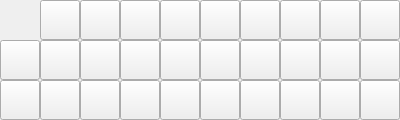
<?xml version="1.0" encoding="UTF-8"?>
<ui version="4.0">
 <class>faceForm</class>
 <widget class="QWidget" name="faceForm">
  <property name="geometry">
   <rect>
    <x>0</x>
    <y>0</y>
    <width>400</width>
    <height>120</height>
   </rect>
  </property>
  <property name="sizePolicy">
   <sizepolicy hsizetype="Preferred" vsizetype="Preferred">
    <horstretch>0</horstretch>
    <verstretch>0</verstretch>
   </sizepolicy>
  </property>
  <property name="windowTitle">
   <string>Form</string>
  </property>
  <layout class="QGridLayout" name="gridLayout">
   <property name="margin">
    <number>0</number>
   </property>
   <property name="spacing">
    <number>0</number>
   </property>
   <item row="0" column="0">
    <widget class="QPushButton" name="pushButton">
     <property name="sizePolicy">
      <sizepolicy hsizetype="Ignored" vsizetype="Ignored">
       <horstretch>0</horstretch>
       <verstretch>0</verstretch>
      </sizepolicy>
     </property>
     <property name="styleSheet">
      <string notr="true">
QPushButton#pushButton:hover{
border-width:1px;
border-style:solid;
	border-color: rgb(0, 170, 255);
}
QPushButton#pushButton{
	border-image: url(:/smail.png);
}</string>
     </property>
     <property name="text">
      <string/>
     </property>
     <property name="flat">
      <bool>true</bool>
     </property>
    </widget>
   </item>
   <item row="0" column="1">
    <widget class="QPushButton" name="pushButton_2">
     <property name="sizePolicy">
      <sizepolicy hsizetype="Ignored" vsizetype="Ignored">
       <horstretch>0</horstretch>
       <verstretch>0</verstretch>
      </sizepolicy>
     </property>
     <property name="styleSheet">
      <string notr="true">border-image: url(:/ali.gif);</string>
     </property>
     <property name="text">
      <string/>
     </property>
    </widget>
   </item>
   <item row="0" column="2">
    <widget class="QPushButton" name="pushButton_3">
     <property name="sizePolicy">
      <sizepolicy hsizetype="Ignored" vsizetype="Ignored">
       <horstretch>0</horstretch>
       <verstretch>0</verstretch>
      </sizepolicy>
     </property>
     <property name="styleSheet">
      <string notr="true">border-image: url(:/1.png);</string>
     </property>
     <property name="text">
      <string/>
     </property>
    </widget>
   </item>
   <item row="0" column="3">
    <widget class="QPushButton" name="pushButton_4">
     <property name="sizePolicy">
      <sizepolicy hsizetype="Ignored" vsizetype="Ignored">
       <horstretch>0</horstretch>
       <verstretch>0</verstretch>
      </sizepolicy>
     </property>
     <property name="styleSheet">
      <string notr="true">border-image: url(:/2.png);</string>
     </property>
     <property name="text">
      <string/>
     </property>
    </widget>
   </item>
   <item row="0" column="4">
    <widget class="QPushButton" name="pushButton_5">
     <property name="sizePolicy">
      <sizepolicy hsizetype="Ignored" vsizetype="Ignored">
       <horstretch>0</horstretch>
       <verstretch>0</verstretch>
      </sizepolicy>
     </property>
     <property name="styleSheet">
      <string notr="true">border-image: url(:/1.png);</string>
     </property>
     <property name="text">
      <string/>
     </property>
    </widget>
   </item>
   <item row="0" column="5">
    <widget class="QPushButton" name="pushButton_6">
     <property name="sizePolicy">
      <sizepolicy hsizetype="Ignored" vsizetype="Ignored">
       <horstretch>0</horstretch>
       <verstretch>0</verstretch>
      </sizepolicy>
     </property>
     <property name="styleSheet">
      <string notr="true">border-image: url(:/2.png);</string>
     </property>
     <property name="text">
      <string/>
     </property>
    </widget>
   </item>
   <item row="0" column="6">
    <widget class="QPushButton" name="pushButton_7">
     <property name="sizePolicy">
      <sizepolicy hsizetype="Ignored" vsizetype="Ignored">
       <horstretch>0</horstretch>
       <verstretch>0</verstretch>
      </sizepolicy>
     </property>
     <property name="styleSheet">
      <string notr="true">border-image: url(:/1.png);</string>
     </property>
     <property name="text">
      <string/>
     </property>
    </widget>
   </item>
   <item row="0" column="7">
    <widget class="QPushButton" name="pushButton_8">
     <property name="sizePolicy">
      <sizepolicy hsizetype="Ignored" vsizetype="Ignored">
       <horstretch>0</horstretch>
       <verstretch>0</verstretch>
      </sizepolicy>
     </property>
     <property name="styleSheet">
      <string notr="true">border-image: url(:/2.png);</string>
     </property>
     <property name="text">
      <string/>
     </property>
    </widget>
   </item>
   <item row="0" column="8">
    <widget class="QPushButton" name="pushButton_9">
     <property name="sizePolicy">
      <sizepolicy hsizetype="Ignored" vsizetype="Ignored">
       <horstretch>0</horstretch>
       <verstretch>0</verstretch>
      </sizepolicy>
     </property>
     <property name="styleSheet">
      <string notr="true">border-image: url(:/1.png);</string>
     </property>
     <property name="text">
      <string/>
     </property>
    </widget>
   </item>
   <item row="0" column="9">
    <widget class="QPushButton" name="pushButton_10">
     <property name="sizePolicy">
      <sizepolicy hsizetype="Ignored" vsizetype="Ignored">
       <horstretch>0</horstretch>
       <verstretch>0</verstretch>
      </sizepolicy>
     </property>
     <property name="styleSheet">
      <string notr="true">border-image: url(:/2.png);</string>
     </property>
     <property name="text">
      <string/>
     </property>
    </widget>
   </item>
   <item row="1" column="0">
    <widget class="QPushButton" name="pushButton_17">
     <property name="sizePolicy">
      <sizepolicy hsizetype="Ignored" vsizetype="Ignored">
       <horstretch>0</horstretch>
       <verstretch>0</verstretch>
      </sizepolicy>
     </property>
     <property name="styleSheet">
      <string notr="true">border-image: url(:/2.png);</string>
     </property>
     <property name="text">
      <string/>
     </property>
    </widget>
   </item>
   <item row="1" column="1">
    <widget class="QPushButton" name="pushButton_18">
     <property name="sizePolicy">
      <sizepolicy hsizetype="Ignored" vsizetype="Ignored">
       <horstretch>0</horstretch>
       <verstretch>0</verstretch>
      </sizepolicy>
     </property>
     <property name="styleSheet">
      <string notr="true">border-image: url(:/1.png);</string>
     </property>
     <property name="text">
      <string/>
     </property>
    </widget>
   </item>
   <item row="1" column="2">
    <widget class="QPushButton" name="pushButton_13">
     <property name="sizePolicy">
      <sizepolicy hsizetype="Ignored" vsizetype="Ignored">
       <horstretch>0</horstretch>
       <verstretch>0</verstretch>
      </sizepolicy>
     </property>
     <property name="styleSheet">
      <string notr="true">border-image: url(:/2.png);</string>
     </property>
     <property name="text">
      <string/>
     </property>
    </widget>
   </item>
   <item row="1" column="3">
    <widget class="QPushButton" name="pushButton_11">
     <property name="sizePolicy">
      <sizepolicy hsizetype="Ignored" vsizetype="Ignored">
       <horstretch>0</horstretch>
       <verstretch>0</verstretch>
      </sizepolicy>
     </property>
     <property name="styleSheet">
      <string notr="true">border-image: url(:/1.png);</string>
     </property>
     <property name="text">
      <string/>
     </property>
    </widget>
   </item>
   <item row="1" column="4">
    <widget class="QPushButton" name="pushButton_20">
     <property name="sizePolicy">
      <sizepolicy hsizetype="Ignored" vsizetype="Ignored">
       <horstretch>0</horstretch>
       <verstretch>0</verstretch>
      </sizepolicy>
     </property>
     <property name="styleSheet">
      <string notr="true">border-image: url(:/2.png);</string>
     </property>
     <property name="text">
      <string/>
     </property>
    </widget>
   </item>
   <item row="1" column="5">
    <widget class="QPushButton" name="pushButton_16">
     <property name="sizePolicy">
      <sizepolicy hsizetype="Ignored" vsizetype="Ignored">
       <horstretch>0</horstretch>
       <verstretch>0</verstretch>
      </sizepolicy>
     </property>
     <property name="styleSheet">
      <string notr="true">border-image: url(:/1.png);</string>
     </property>
     <property name="text">
      <string/>
     </property>
    </widget>
   </item>
   <item row="1" column="6">
    <widget class="QPushButton" name="pushButton_19">
     <property name="sizePolicy">
      <sizepolicy hsizetype="Ignored" vsizetype="Ignored">
       <horstretch>0</horstretch>
       <verstretch>0</verstretch>
      </sizepolicy>
     </property>
     <property name="styleSheet">
      <string notr="true">border-image: url(:/2.png);</string>
     </property>
     <property name="text">
      <string/>
     </property>
    </widget>
   </item>
   <item row="1" column="7">
    <widget class="QPushButton" name="pushButton_15">
     <property name="sizePolicy">
      <sizepolicy hsizetype="Ignored" vsizetype="Ignored">
       <horstretch>0</horstretch>
       <verstretch>0</verstretch>
      </sizepolicy>
     </property>
     <property name="styleSheet">
      <string notr="true">border-image: url(:/1.png);</string>
     </property>
     <property name="text">
      <string/>
     </property>
    </widget>
   </item>
   <item row="1" column="8">
    <widget class="QPushButton" name="pushButton_14">
     <property name="sizePolicy">
      <sizepolicy hsizetype="Ignored" vsizetype="Ignored">
       <horstretch>0</horstretch>
       <verstretch>0</verstretch>
      </sizepolicy>
     </property>
     <property name="styleSheet">
      <string notr="true">border-image: url(:/2.png);</string>
     </property>
     <property name="text">
      <string/>
     </property>
    </widget>
   </item>
   <item row="1" column="9">
    <widget class="QPushButton" name="pushButton_12">
     <property name="sizePolicy">
      <sizepolicy hsizetype="Ignored" vsizetype="Ignored">
       <horstretch>0</horstretch>
       <verstretch>0</verstretch>
      </sizepolicy>
     </property>
     <property name="styleSheet">
      <string notr="true">border-image: url(:/1.png);</string>
     </property>
     <property name="text">
      <string/>
     </property>
    </widget>
   </item>
   <item row="2" column="0">
    <widget class="QPushButton" name="pushButton_27">
     <property name="sizePolicy">
      <sizepolicy hsizetype="Ignored" vsizetype="Ignored">
       <horstretch>0</horstretch>
       <verstretch>0</verstretch>
      </sizepolicy>
     </property>
     <property name="styleSheet">
      <string notr="true">border-image: url(:/1.png);</string>
     </property>
     <property name="text">
      <string/>
     </property>
    </widget>
   </item>
   <item row="2" column="1">
    <widget class="QPushButton" name="pushButton_28">
     <property name="sizePolicy">
      <sizepolicy hsizetype="Ignored" vsizetype="Ignored">
       <horstretch>0</horstretch>
       <verstretch>0</verstretch>
      </sizepolicy>
     </property>
     <property name="styleSheet">
      <string notr="true">border-image: url(:/2.png);</string>
     </property>
     <property name="text">
      <string/>
     </property>
    </widget>
   </item>
   <item row="2" column="2">
    <widget class="QPushButton" name="pushButton_23">
     <property name="sizePolicy">
      <sizepolicy hsizetype="Ignored" vsizetype="Ignored">
       <horstretch>0</horstretch>
       <verstretch>0</verstretch>
      </sizepolicy>
     </property>
     <property name="styleSheet">
      <string notr="true">border-image: url(:/1.png);</string>
     </property>
     <property name="text">
      <string/>
     </property>
    </widget>
   </item>
   <item row="2" column="3">
    <widget class="QPushButton" name="pushButton_21">
     <property name="sizePolicy">
      <sizepolicy hsizetype="Ignored" vsizetype="Ignored">
       <horstretch>0</horstretch>
       <verstretch>0</verstretch>
      </sizepolicy>
     </property>
     <property name="styleSheet">
      <string notr="true">border-image: url(:/2.png);</string>
     </property>
     <property name="text">
      <string/>
     </property>
    </widget>
   </item>
   <item row="2" column="4">
    <widget class="QPushButton" name="pushButton_30">
     <property name="sizePolicy">
      <sizepolicy hsizetype="Ignored" vsizetype="Ignored">
       <horstretch>0</horstretch>
       <verstretch>0</verstretch>
      </sizepolicy>
     </property>
     <property name="styleSheet">
      <string notr="true">border-image: url(:/1.png);</string>
     </property>
     <property name="text">
      <string/>
     </property>
    </widget>
   </item>
   <item row="2" column="5">
    <widget class="QPushButton" name="pushButton_26">
     <property name="sizePolicy">
      <sizepolicy hsizetype="Ignored" vsizetype="Ignored">
       <horstretch>0</horstretch>
       <verstretch>0</verstretch>
      </sizepolicy>
     </property>
     <property name="styleSheet">
      <string notr="true">border-image: url(:/2.png);</string>
     </property>
     <property name="text">
      <string/>
     </property>
    </widget>
   </item>
   <item row="2" column="6">
    <widget class="QPushButton" name="pushButton_29">
     <property name="sizePolicy">
      <sizepolicy hsizetype="Ignored" vsizetype="Ignored">
       <horstretch>0</horstretch>
       <verstretch>0</verstretch>
      </sizepolicy>
     </property>
     <property name="styleSheet">
      <string notr="true">border-image: url(:/1.png);</string>
     </property>
     <property name="text">
      <string/>
     </property>
    </widget>
   </item>
   <item row="2" column="7">
    <widget class="QPushButton" name="pushButton_25">
     <property name="sizePolicy">
      <sizepolicy hsizetype="Ignored" vsizetype="Ignored">
       <horstretch>0</horstretch>
       <verstretch>0</verstretch>
      </sizepolicy>
     </property>
     <property name="styleSheet">
      <string notr="true">border-image: url(:/2.png);</string>
     </property>
     <property name="text">
      <string/>
     </property>
    </widget>
   </item>
   <item row="2" column="8">
    <widget class="QPushButton" name="pushButton_24">
     <property name="sizePolicy">
      <sizepolicy hsizetype="Ignored" vsizetype="Ignored">
       <horstretch>0</horstretch>
       <verstretch>0</verstretch>
      </sizepolicy>
     </property>
     <property name="styleSheet">
      <string notr="true">border-image: url(:/1.png);</string>
     </property>
     <property name="text">
      <string/>
     </property>
    </widget>
   </item>
   <item row="2" column="9">
    <widget class="QPushButton" name="pushButton_22">
     <property name="sizePolicy">
      <sizepolicy hsizetype="Ignored" vsizetype="Ignored">
       <horstretch>0</horstretch>
       <verstretch>0</verstretch>
      </sizepolicy>
     </property>
     <property name="styleSheet">
      <string notr="true">border-image: url(:/2.png);</string>
     </property>
     <property name="text">
      <string/>
     </property>
    </widget>
   </item>
  </layout>
 </widget>
 <resources/>
 <connections/>
</ui>
